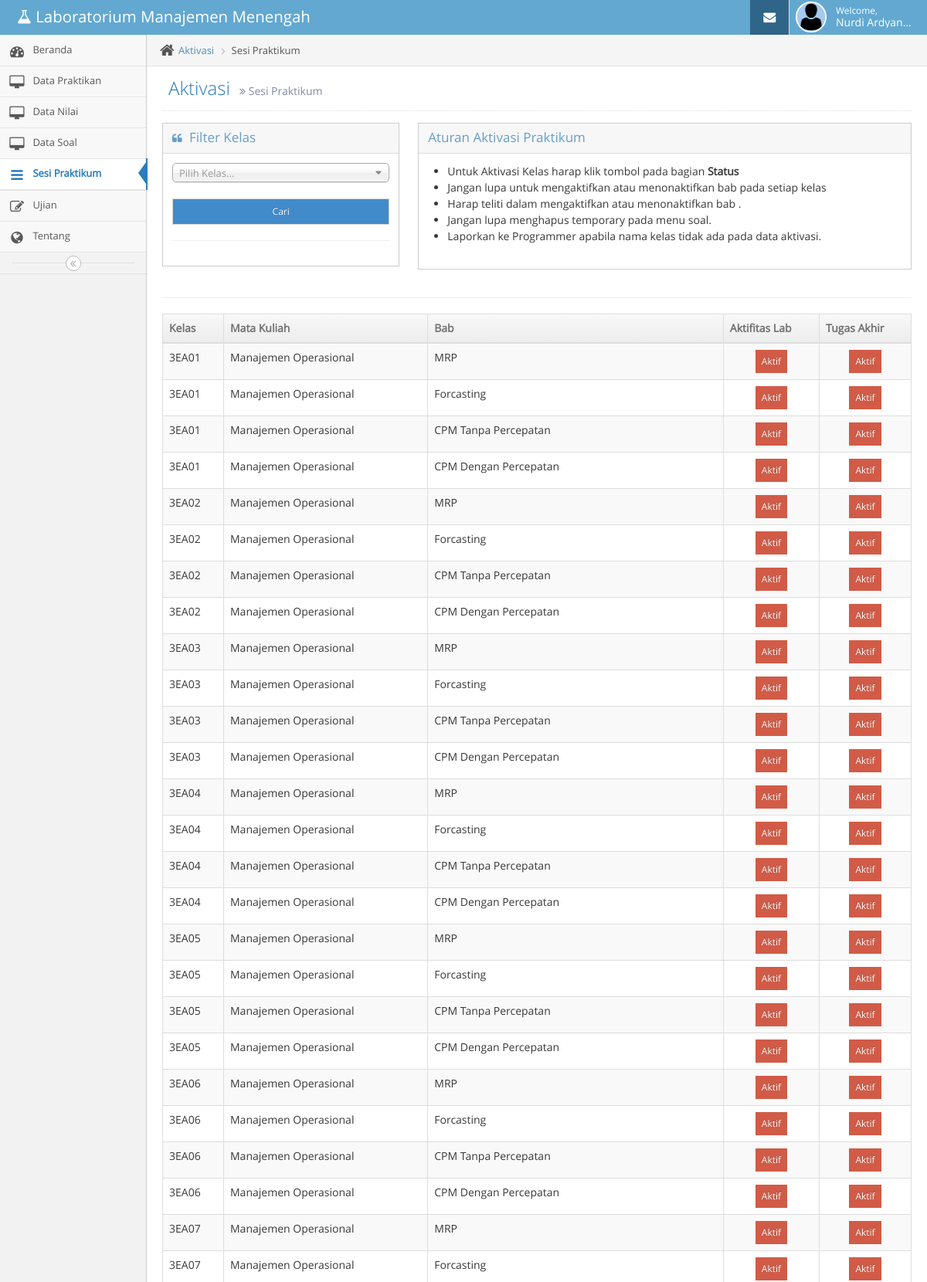
Screenshot of /Matakuliah/AktifasiPraktikum (signed in, upper part) with the database file from the repository.
### tables this page shows
CREATE TABLE `tbasisten` (
  `id` int NOT NULL,
  `kd_asisten` varchar(10) DEFAULT NULL,
  `npm` varchar(10) DEFAULT NULL,
  `kelas` varchar(5) DEFAULT NULL,
  `username` varchar(30) DEFAULT NULL,
  `password` varchar(30) DEFAULT NULL,
  `nama_lengkap` varchar(40) DEFAULT NULL,
  `status` varchar(15) DEFAULT NULL,
  `tanggal_post` datetime DEFAULT CURRENT_TIMESTAMP,
  `foto` varchar(300) DEFAULT NULL
);

CREATE TABLE `tbaktivasi2` (
  `id` int NOT NULL,
  `kelas` varchar(6) DEFAULT NULL,
  `kd_matkul` varchar(5) DEFAULT NULL,
  `kd_bab` varchar(5) DEFAULT NULL,
  `status_ta` int DEFAULT NULL,
  `status_al` int DEFAULT NULL
);

CREATE TABLE `tbmatkul` (
  `id` int NOT NULL,
  `kd_matkul` varchar(5) DEFAULT NULL,
  `nama_matkul` varchar(100) DEFAULT NULL,
  `t_ajaran` varchar(10) DEFAULT NULL,
  `jml_bab` int DEFAULT NULL,
  `status` varchar(15) DEFAULT NULL
);

CREATE TABLE `tbbab` (
  `id` int NOT NULL,
  `kd_bab` varchar(5) DEFAULT NULL,
  `kd_matkul` varchar(5) DEFAULT NULL,
  `nama_bab` varchar(100) DEFAULT NULL,
  `matkul` varchar(100) DEFAULT NULL,
  `minggu` int DEFAULT NULL,
  `status` varchar(15) DEFAULT NULL,
  `link_modvid` varchar(1000) DEFAULT NULL
);

### application/controllers/Matakuliah.php (called while the page is built, shortened)
<?php
class Matakuliah extends CI_Controller {
	function __construct()
	{
		$this->load->model('Model_data');
	}
	public function AktifasiPraktikum()
	{
		$var_Query = "
						SELECT
							tbaktivasi2.kelas
							, tbmatkul.nama_matkul
							, tbbab.nama_bab
							, tbaktivasi2.status_ta
							, tbaktivasi2.status_al
							, tbaktivasi2.kd_bab
							FROM tbaktivasi2
								INNER JOIN tbbab
									ON
										tbaktivasi2.kd_bab = tbbab.kd_bab
								INNER JOIN tbmatkul
									ON
										tbbab.kd_matkul = tbmatkul.kd_matkul
		";
		$isi['data_aktivasi'] = $this->db->query($var_Query);
		$isi['content'] = 'matkul/TestActivasi';
		$isi['judul'] = 'Aktivasi';
		$isi['subjudul'] = 'Sesi Praktikum';
		$isi['dashboard'] = '';
		$isi['tentang'] = '';
		$isi['matkul'] = 'class="active"';
		$isi['datapraktikan'] = '';
		$isi['soal'] = '';
		$isi['ujian'] = '';
		$isi['datanilai'] = '';
		$isi['data_matkul'] = $this->db->query("SELECT * FROM tbmatkul");
		$isi['data_kelas'] = $this->db->query("SELECT * FROM tbaktivasi2 GROUP BY kelas ASC");
		$this->load->view('asisten/header_asisten',$isi);
		$this->load->view('asisten/menu_asisten',$isi);
		$this->load->view('asisten/content_asisten',$isi);
		$this->load->view('asisten/footer_asisten');
	}
}

### index.php (called while the page is built, shortened)
<?php
require_once BASEPATH.'core/CodeIgniter.php';

### application/views/matkul/TestActivasi.php (the view, shortened to what this page needs)
<link rel="stylesheet" href="<?php echo base_url();?>assets/css/chosen.min.css" />
<div class="row">
	<div class="col-sm-4">
		<div class="widget-box">
			<div class="widget-header widget-header-flat">
				<h4 class="widget-title smaller">
					<i class="ace-icon fa fa-quote-left smaller-80"></i>
					Filter Kelas
				</h4>
			</div>
			<div class="widget-body">
				<div class="widget-main">
					<div class="row">
						<div class="col-xs-12">
							<form method="GET" action="<?php echo base_url();?>Matakuliah/AktifasiPraktikum">
						<br>
						<br>
						<input type="submit" class="btn btn-xs btn-primary form-control" value="Cari">
					</form>
						</div>
					</div>
					<hr />
				</div>
			</div>
		</div>
	</div>
	<div class="col-sm-8">
		<div class="row">
			<div class="col-xs-12">
				<div class="widget-box">
					<div class="widget-header widget-header-flat">
						<h4 class="widget-title smaller">Aturan Aktivasi Praktikum</h4>
					</div>
					<div class="widget-body">
						<div class="widget-main">
							<dl id="dt-list-1">
								<ul>
									<li>Untuk Aktivasi Kelas harap klik tombol pada bagian <b>Status</b></li>
									<li>Jangan lupa untuk mengaktifkan atau menonaktifkan bab pada setiap kelas</li>
									<li>Harap teliti dalam mengaktifkan atau menonaktifkan bab .</li>
									<li>Jangan lupa menghapus temporary pada menu soal.</li>
									<li>Laporkan ke Programmer apabila nama kelas tidak ada pada data aktivasi.</li>
								</ul>
							</dl>
						</div>
					</div>
				</div>
			</div>
		</div>
		<div class="space-6"></div>
	</div>
</div>
<div class="row">
	<div class="col-xs-12">
		<div class="row">
			<div class="col-xs-12">
				<div class="col-sm-2">
				</div>
			</div>
		</div>
	</div>
</div>
	<hr>
<?php
		if ($data_aktivasi->result() > 1 )
		{
?>
<div class="row">
	<div class="col-xs-12">
		<div class="row">
			<div class="col-xs-12">
				<table id="simple-table" class="table table-striped table-bordered table-hover">
					<thead>
						<tr>
							<th>Kelas</th>
							<th>Mata Kuliah</th>
							<th>Bab</th>
							<th>Aktifitas Lab</th>
							<th>Tugas Akhir</th>
						</tr>
					</thead>
				<tbody>
<?php
			foreach ($data_aktivasi->result() as $Row )
			{
?>
				<tr>
					<td><?php echo $Row->kelas;?></td>
					<td><?php echo $Row->nama_matkul;?></td>
					<td><?php echo $Row->nama_bab;?></td>
					<td align="center">
						<form method="POST" action="<?php echo base_url();?>Matakuliah/UbahStatus/<?=$Row->kd_bab;?>">
							<?php
								$var_Status = $Row->status_al;
								if ( $var_Status == 1 )
								{
									echo "<input type='hidden' name='status_al' class='btn btn-xs btn-primary' value='0'/>";
									echo "<input type='submit' class='btn btn-xs btn-primary' value='Tidak Aktif'/>";
								}
								else
								{
									echo "<input type='submit' class='btn btn-xs btn-danger' value='Aktif'/> ";
								}
						?>
						</form>
					</td>
					<td align="center">
						<form method="POST" action="<?php echo base_url();?>Matakuliah/UbahStatus/<?=$Row->kd_bab;?>">
							<?php
								$var_Status = $Row->status_ta;
								if ( $var_Status == 1 )
								{
									echo "<input type='hidden' name='status_ta' class='btn btn-xs btn-primary' value='0'/>";
									echo "<input type='submit' class='btn btn-xs btn-primary' value='Tidak Aktif'/>";
								}
								else
								{
									echo "<input type='submit' class='btn btn-xs btn-danger' value='Aktif'/> ";
								}
						?>
						</form>
					</td>
				</tr>
<?php
			}
		}
		else
		{
			echo "tidak ada data";
		}
?>
					</tbody>
				</table>
			</div>
		</div>
	</div>
</div>

### application/views/asisten/header_asisten.php (shortened to what this page needs)
<!DOCTYPE html>
<html lang="en">
	<head>
		<link rel="stylesheet" href="<?php echo base_url();?>assets/font-awesome/4.2.0/css/font-awesome.min.css" />
		<link rel="stylesheet" href="<?php echo base_url();?>assets/css/bootstrap.min.css" />
		<link href="<?php echo base_url();?>assets/datatables/css/dataTables.bootstrap.css" rel="stylesheet">
		<link rel="stylesheet" href="<?php echo base_url();?>assets/css/jquery-ui.custom.min.css" />
		<link rel="stylesheet" href="<?php echo base_url();?>assets/css/jquery.gritter.min.css" />
		<link rel="stylesheet" href="<?php echo base_url();?>assets/css/select2.min.css" />
		<link rel="stylesheet" href="<?php echo base_url();?>assets/css/bootstrap-editable.min.css" />
		<link rel="stylesheet" href="<?php echo base_url();?>assets/css/datepicker.min.css" />
		<link rel="stylesheet" href="<?php echo base_url();?>assets/css/ace.min.css" class="ace-main-stylesheet" id="main-ace-style" />
		<link rel="stylesheet" href="<?php echo base_url();?>assets/css/colorbox.min.css" />
	</head>
	<body class="no-skin">
		<div id="navbar" class="navbar navbar-default">
			<div class="navbar-container" id="navbar-container">
				<div class="navbar-header pull-left">
					<a href="<?php echo base_url(); ?>home/asisten" class="navbar-brand">
						<small>
							<i class="fa fa-flask"></i>
							Laboratorium Manajemen Menengah
						</small>
					</a>
				</div>
				<div class="navbar-buttons navbar-header pull-right" role="navigation">
					<ul class="nav ace-nav">
						<li class="blue">
							<a href="<?php echo base_url();?>mail">
								<i class="ace-icon fa fa-envelope icon-animated-vertical"></i>
							</a>
						</li>
						<li class="light-blue">
							<a data-toggle="dropdown" href="#" class="dropdown-toggle">
								<?php
									$foto = $this->db->query("SELECT * FROM tbasisten WHERE npm = '".$this->session->userdata("npm")."'");
									foreach ($foto->result() as $key )
									{
										$foto = $key->foto;
										$nama_lengkap = $key->nama_lengkap;
									}
								?>
								<img class="nav-user-photo" src="<?php echo base_url();?>assets/uploads/images/<?php echo $foto;?>" alt="<?php echo ($this->session->userdata('nama_lengkap'));?>" />
								<span class="user-info">
									<small>Welcome,</small>
									<?php echo $nama_lengkap;?>
								</span>
						</li>
					</ul>
				</div>
			</div>
		</div>

### rows the page displays
tbasisten: foto (picture), nama_lengkap "Nurdi Ardyan…"
tbaktivasi2: kelas "3EA01", tbmatkul.nama_matkul "Manajemen Operasional", tbbab.nama_bab "MRP"
tbaktivasi2: kelas "3EA01", tbmatkul.nama_matkul "Manajemen Operasional", tbbab.nama_bab "Forcasting"
tbaktivasi2: kelas "3EA01", tbmatkul.nama_matkul "Manajemen Operasional", tbbab.nama_bab "CPM Tanpa Percepatan"
tbaktivasi2: kelas "3EA01", tbmatkul.nama_matkul "Manajemen Operasional", tbbab.nama_bab "CPM Dengan Percepatan"
tbaktivasi2: kelas "3EA02", tbmatkul.nama_matkul "Manajemen Operasional", tbbab.nama_bab "MRP"
tbaktivasi2: kelas "3EA02", tbmatkul.nama_matkul "Manajemen Operasional", tbbab.nama_bab "Forcasting"
tbaktivasi2: kelas "3EA02", tbmatkul.nama_matkul "Manajemen Operasional", tbbab.nama_bab "CPM Tanpa Percepatan"
tbaktivasi2: kelas "3EA02", tbmatkul.nama_matkul "Manajemen Operasional", tbbab.nama_bab "CPM Dengan Percepatan"
tbaktivasi2: kelas "3EA03", tbmatkul.nama_matkul "Manajemen Operasional", tbbab.nama_bab "MRP"
tbaktivasi2: kelas "3EA03", tbmatkul.nama_matkul "Manajemen Operasional", tbbab.nama_bab "Forcasting"
tbaktivasi2: kelas "3EA03", tbmatkul.nama_matkul "Manajemen Operasional", tbbab.nama_bab "CPM Tanpa Percepatan"
tbaktivasi2: kelas "3EA03", tbmatkul.nama_matkul "Manajemen Operasional", tbbab.nama_bab "CPM Dengan Percepatan"
tbaktivasi2: kelas "3EA04", tbmatkul.nama_matkul "Manajemen Operasional", tbbab.nama_bab "MRP"
tbaktivasi2: kelas "3EA04", tbmatkul.nama_matkul "Manajemen Operasional", tbbab.nama_bab "Forcasting"
tbaktivasi2: kelas "3EA04", tbmatkul.nama_matkul "Manajemen Operasional", tbbab.nama_bab "CPM Tanpa Percepatan"
tbaktivasi2: kelas "3EA04", tbmatkul.nama_matkul "Manajemen Operasional", tbbab.nama_bab "CPM Dengan Percepatan"
tbaktivasi2: kelas "3EA05", tbmatkul.nama_matkul "Manajemen Operasional", tbbab.nama_bab "MRP"
tbaktivasi2: kelas "3EA05", tbmatkul.nama_matkul "Manajemen Operasional", tbbab.nama_bab "Forcasting"
tbaktivasi2: kelas "3EA05", tbmatkul.nama_matkul "Manajemen Operasional", tbbab.nama_bab "CPM Tanpa Percepatan"
tbaktivasi2: kelas "3EA05", tbmatkul.nama_matkul "Manajemen Operasional", tbbab.nama_bab "CPM Dengan Percepatan"
tbaktivasi2: kelas "3EA06", tbmatkul.nama_matkul "Manajemen Operasional", tbbab.nama_bab "MRP"
tbaktivasi2: kelas "3EA06", tbmatkul.nama_matkul "Manajemen Operasional", tbbab.nama_bab "Forcasting"
tbaktivasi2: kelas "3EA06", tbmatkul.nama_matkul "Manajemen Operasional", tbbab.nama_bab "CPM Tanpa Percepatan"
tbaktivasi2: kelas "3EA06", tbmatkul.nama_matkul "Manajemen Operasional", tbbab.nama_bab "CPM Dengan Percepatan"
tbaktivasi2: kelas "3EA07", tbmatkul.nama_matkul "Manajemen Operasional", tbbab.nama_bab "MRP"
tbaktivasi2: kelas "3EA07", tbmatkul.nama_matkul "Manajemen Operasional", tbbab.nama_bab "Forcasting"

### other values shown
$judul "Aktivasi"
$subjudul "Sesi Praktikum"
